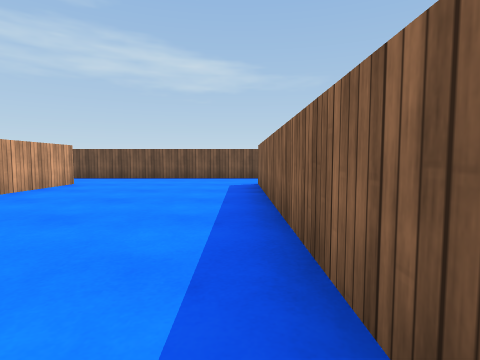
view 1 (above)

16 first-person views from a walk through a Unity game level. The camera is 0.53 m above the floor, tilts 4° down and sees 80° across. The floor is counted in squares, 1 m on a side. Each view is taken from the middle of a square. On the plan, view 1 faces up. The plan holds only what a view shows up to about 9 squares ahead; the rest is blank. The player character is not drawn. Surface patterns are stand-ins for the level's own textures.

view 2
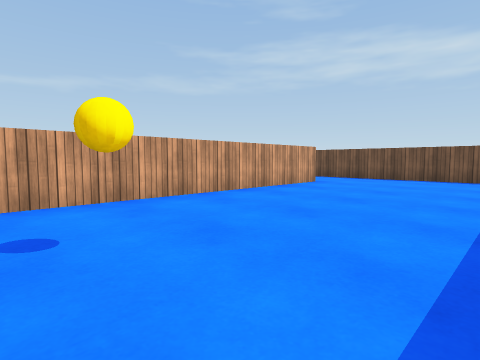

view 3
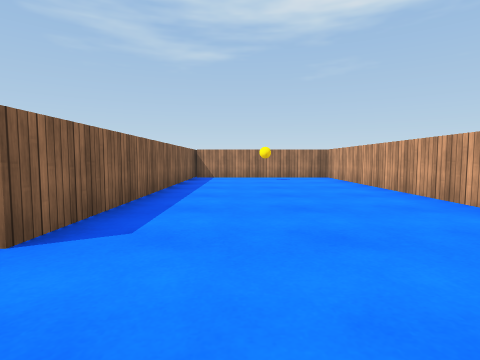

view 4
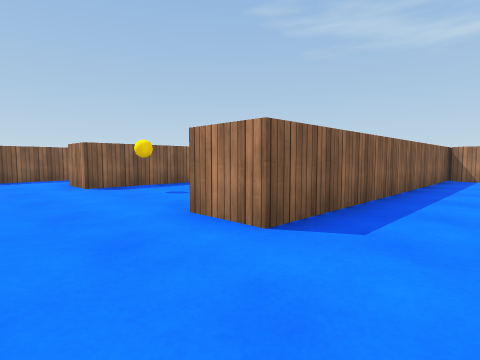

view 5
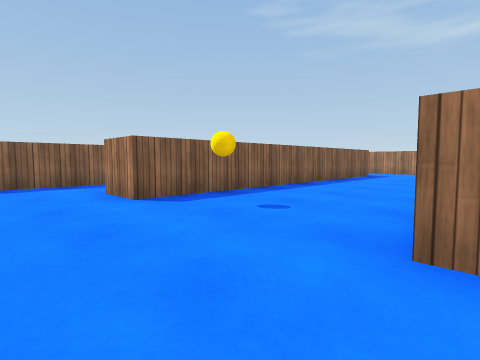

view 6
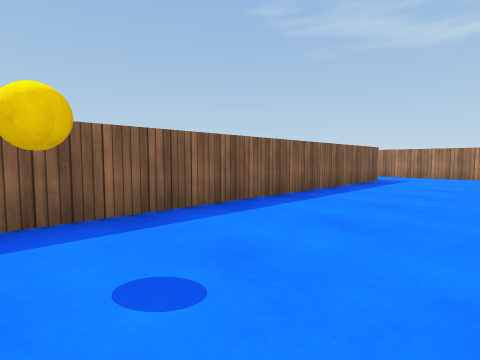

view 7
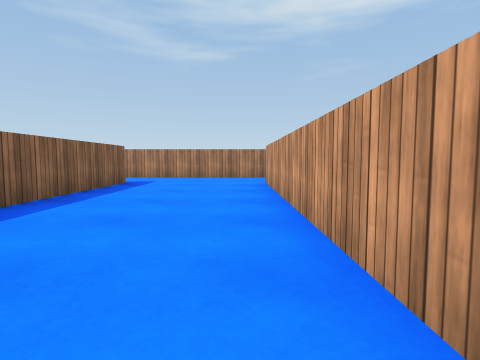

view 8
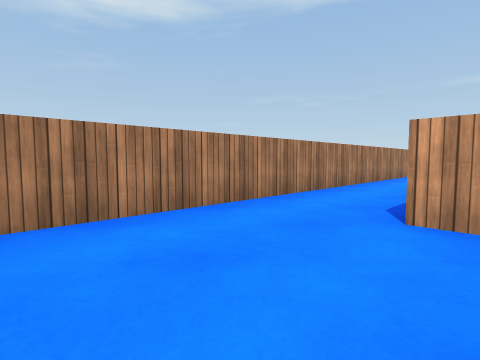

view 9
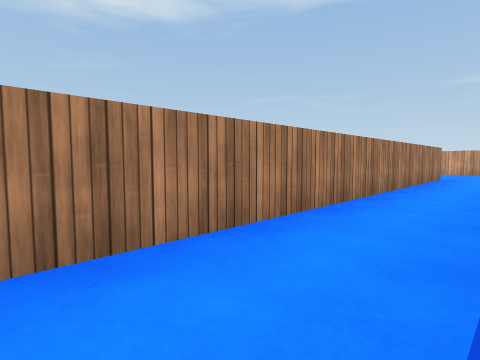

view 10
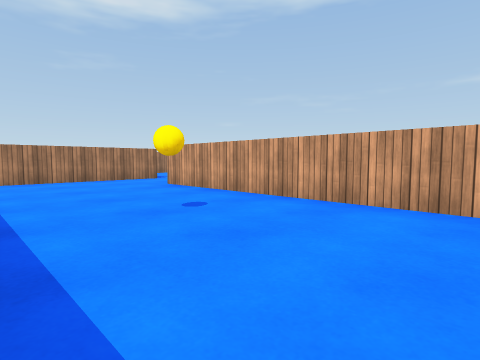

view 11
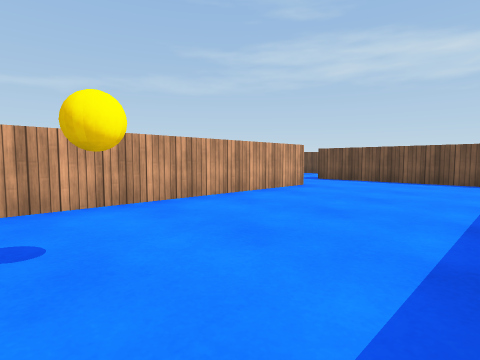

view 12
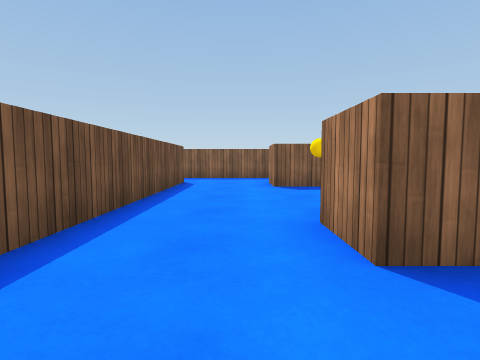

view 13
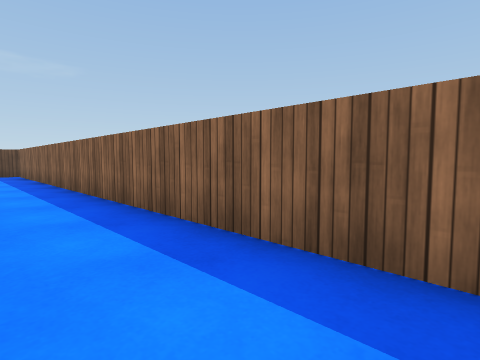

view 14
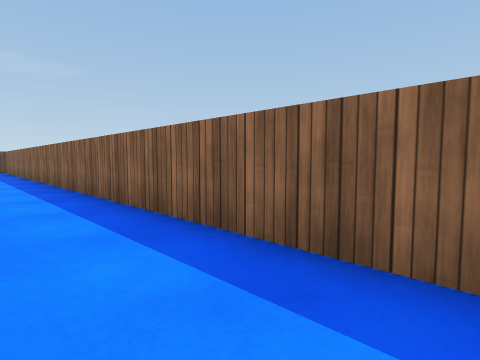

view 15
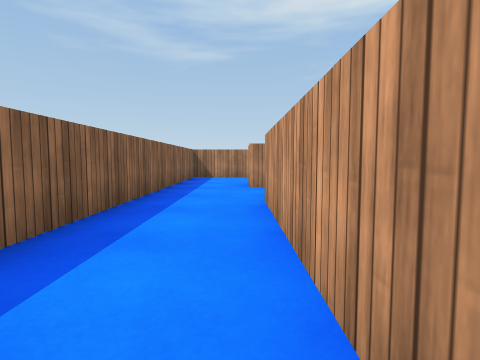

view 16
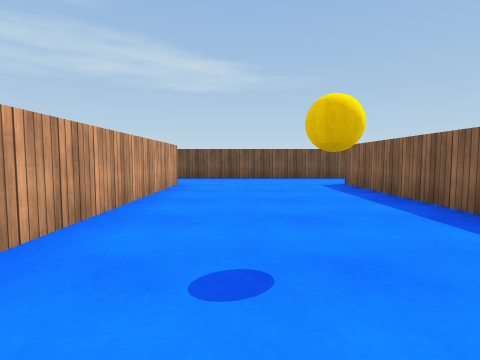

### Floor plan
Ten units are one square. View 1 is at (0, 0); x grows to the right and y downward. Boxes are objects, and circles mark ways between rooms. Rooms are numbered by the first view taken in them; rooms with no view inside come last. Other rooms are left out.
<svg viewBox="-97 -95 176 140">
<path fill="none" stroke="#000" d="M-37 -64 -37 7 4 7M5 -83 -35 -83M4 14 4 -63M-47 -28 -47 -64M-84 -64 -84 18M-35 -83 -92 -83M14 -44 14 18M4 -63 15 -63M-92 36 59 36M47 18 47 -63 58 -63M59 -83 5 -83M57 -18 57 18M74 35 74 -85"/>
<rect x="-25" y="-15" width="10" height="10" fill="#bbb"><title>ball</title></rect>
<rect x="-75" y="-15" width="10" height="10" fill="#bbb"><title>ball</title></rect>
<rect x="35" y="-65" width="10" height="10" fill="#bbb"><title>ball</title></rect>
<circle cx="-40" cy="-75" r="3" fill="#2a7"/>
<circle cx="10" cy="-75" r="3" fill="#2a7"/>
<circle cx="50" cy="-75" r="3" fill="#2a7"/>
<circle cx="50" cy="25" r="3" fill="#2a7"/>
<text x="-20" y="-40">1</text>
<text x="-50" y="-20">2</text>
<text x="60" y="-30">3</text>
</svg>
Room 1 opens to room 2. Room 2 opens to room 3.

Where each view was taken, in squares from view 1:
view 1: 0 up, 0 right, facing up
view 2: 0 up, 0 right, facing up-left
view 3: 8 up, 1 left, facing down
view 4: 8 up, 1 left, facing down-right
view 5: 8 up, 1 right, facing down-right
view 6: 6 up, 2 right, facing down-right
view 7: 5 up, 2 right, facing down
view 8: 1 down, 4 right, facing down-left
view 9: 2 down, 0 right, facing down-left
view 10: 4 up, 5 left, facing down-left
view 11: 1 up, 5 left, facing up-left
view 12: 7 up, 1 left, facing right
view 13: 0 up, 6 right, facing up-right
view 14: 3 down, 6 right, facing up-right
view 15: 2 up, 6 right, facing down
view 16: 0 up, 7 left, facing up
